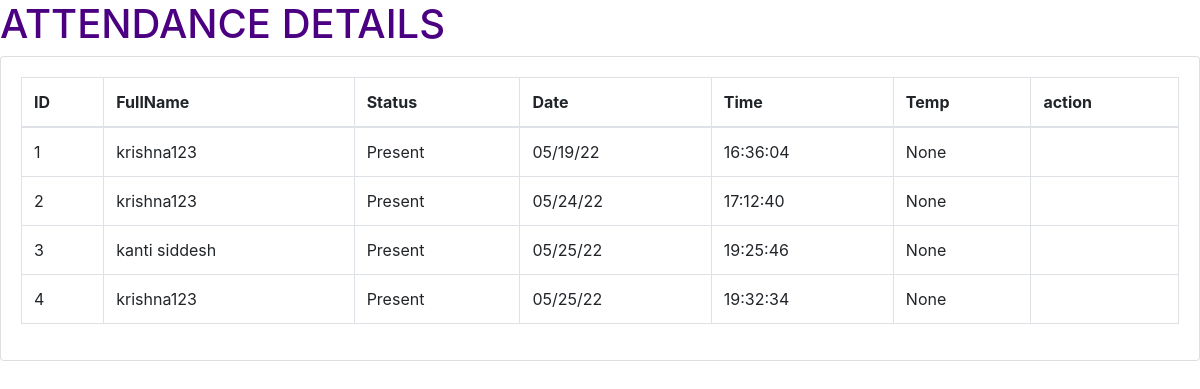
/view4, run on the app's committed database.
### tables this page shows
CREATE TABLE Sheet1(id INTEGER PRIMARY KEY AUTOINCREMENT,FULLNAME TEXT,STATUS TEXT,DATE TEXT,TIME TEXT,TEMP TEXT);

### main.py (the view)
@app.route('/view4')
def view4():
    conn=sqlite3.connect('candidates.db')
    cur=conn.execute('SELECT * FROM Sheet1')
    rows=cur.fetchall()
    return render_template('view4.html',rows=rows)

### templates/view4.html (shortened to what this page needs)
<!DOCTYPE html>
<html>
<head>
<link rel="stylesheet" href="https://cdn.jsdelivr.net/npm/bootstrap@4.6.1/dist/css/bootstrap.min.css">
</head>
<body  style="background-image: url('https://images.unsplash.com/photo-1531685250784-7569952593d2?ixlib=rb-1.2.1&ixid=MnwxMjA3fDB8MHxwaG90by1wYWdlfHx8fGVufDB8fHx8&auto=format&fit=crop&w=1974&q=80');background-repeat:no-repeat;background-size:cover;">
<div class="text-left bg-none">
    <h1  style="color:indigo;">ATTENDANCE DETAILS</h1>
</div>
<div class="card">
    <div class="card-body">
        <table class="table table-bordered">
            <thead>
            <tr>
                <th>ID</th>
                <th>FullName</th>
                <th>Status</th>
                <th>Date</th>
                <th>Time</th>
                <th>Temp</th>
                <th>action</th>
            </tr>
            </thead>
            <tbody>
            <tr>
            {% for row in rows %}
                <td>{{row[0]}}</td>
                <td>{{row[1]}}</td>
                <td>{{row[2]}}</td>
                <td>{{row[3]}}</td>
                <td>{{row[4]}}</td>
                <td>{{row[5]}}</td>
                <td>{{row[6]}}</td>
                </tr>
            {% endfor %}
            </tbody>
        </table>
    </div>
</div>
</body>
</html>

### templates/view4.html (style rules this page uses)
table { border: 3px solid black; border-collapse: collapse; }

### data on the page
Sheet1: id "1", FULLNAME "krishna123", STATUS "Present", DATE "05/19/22", TIME "16:36:04", row "None"
Sheet1: id "2", FULLNAME "krishna123", STATUS "Present", DATE "05/24/22", TIME "17:12:40", row "None"
Sheet1: id "3", FULLNAME "kanti siddesh", STATUS "Present", DATE "05/25/22", TIME "19:25:46", row "None"
Sheet1: id "4", FULLNAME "krishna123", STATUS "Present", DATE "05/25/22", TIME "19:32:34", row "None"
